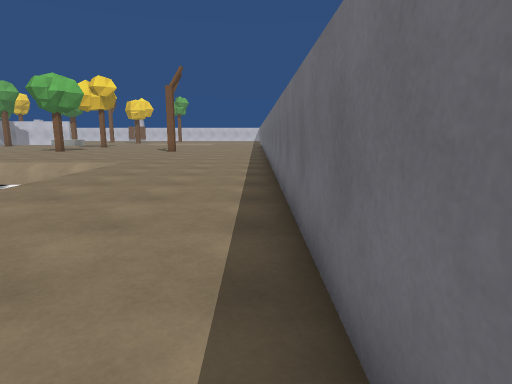
view 1 (above)

22 first-person views from a walk through a Unity game level. The camera is 1.3 m above the floor, tilts 10° down and sees 75° across. The floor is counted in squares, 1 m on a side. Each view is taken from the middle of a square. On the plan, view 1 faces up. The plan holds only what a view shows up to about 14 squares ahead; the rest is blank. The place goes on beyond the plan. The player is left out. Some surface patterns are stand-ins.

view 2
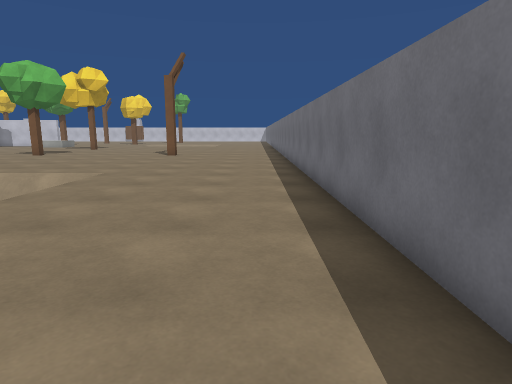

view 3
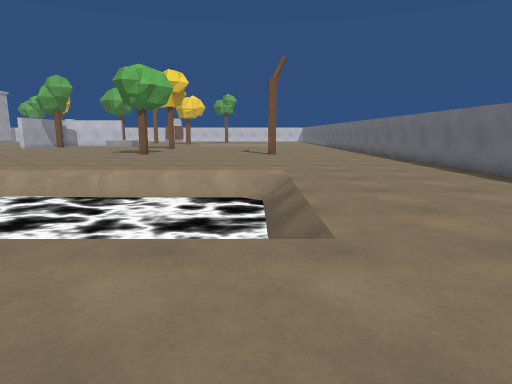

view 4
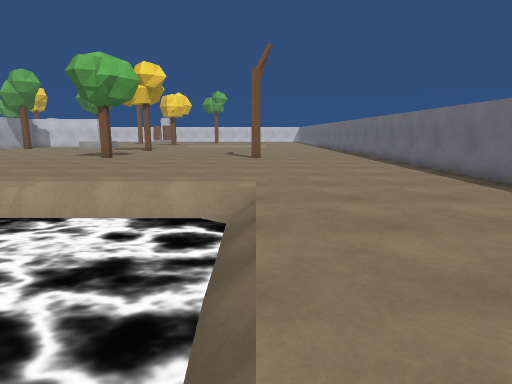

view 5
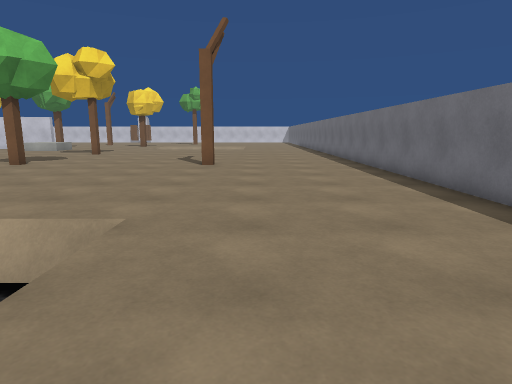

view 6
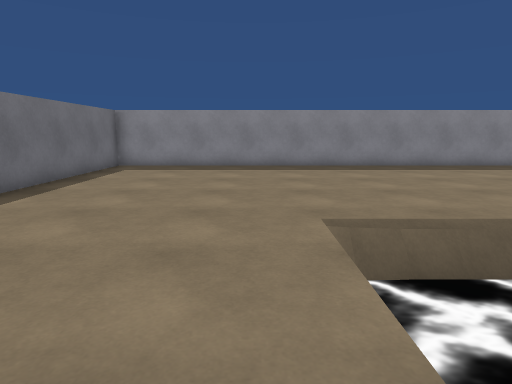

view 7
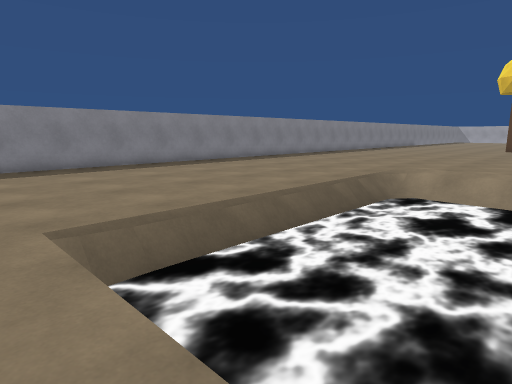

view 8
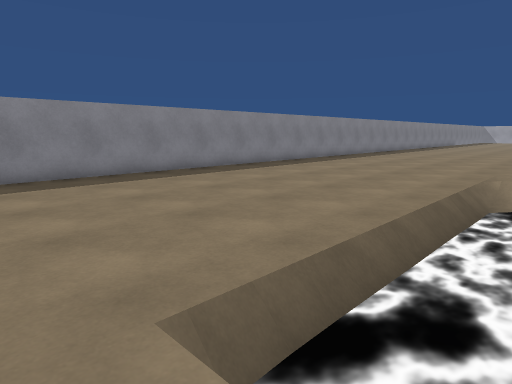

view 9
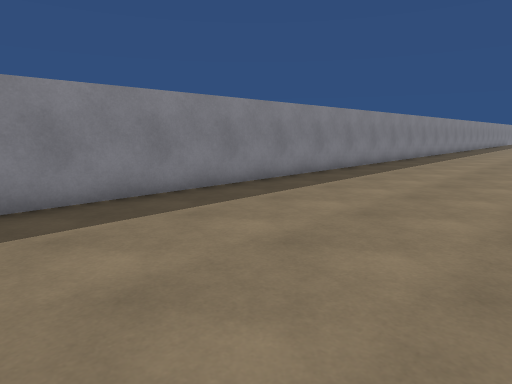

view 10
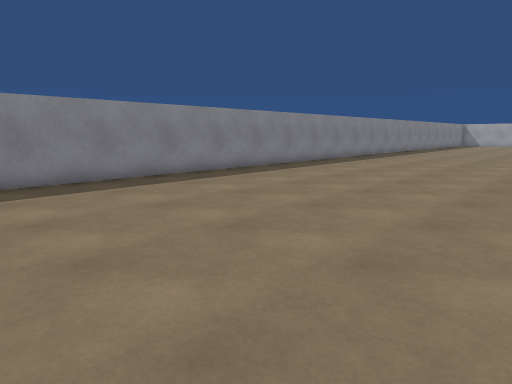

view 11
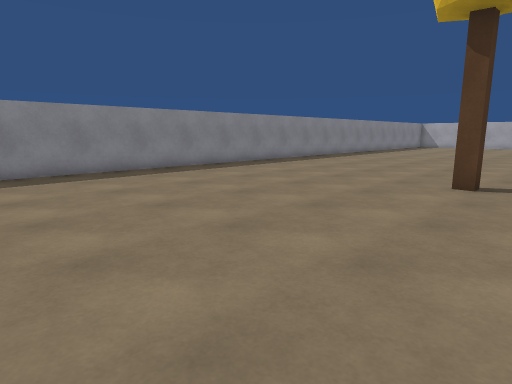

view 12
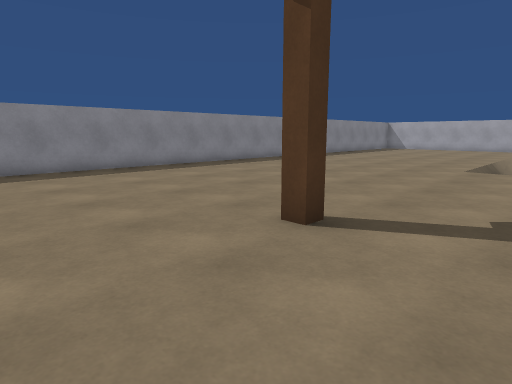

view 13
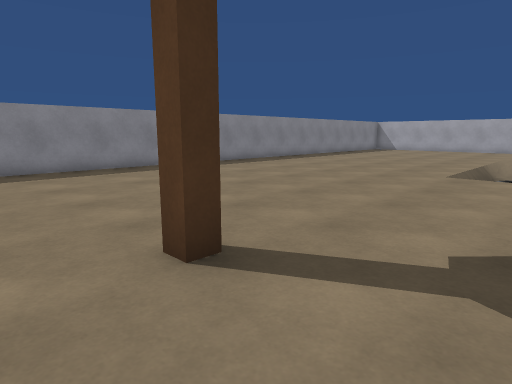

view 14
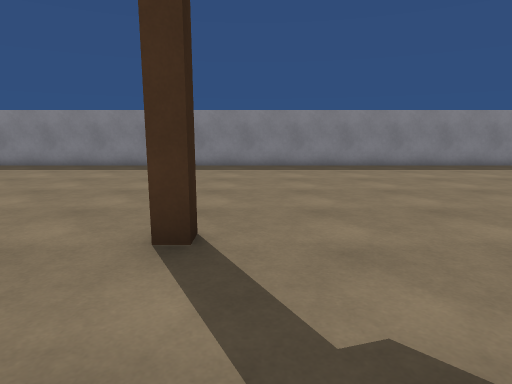

view 15
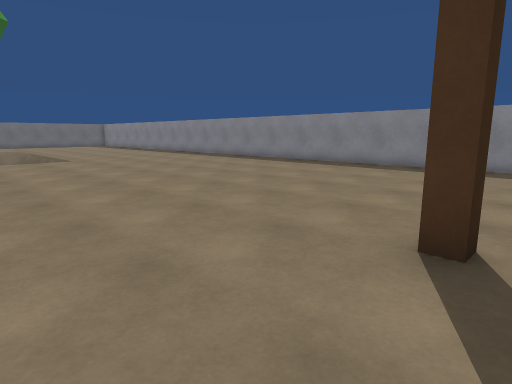

view 16
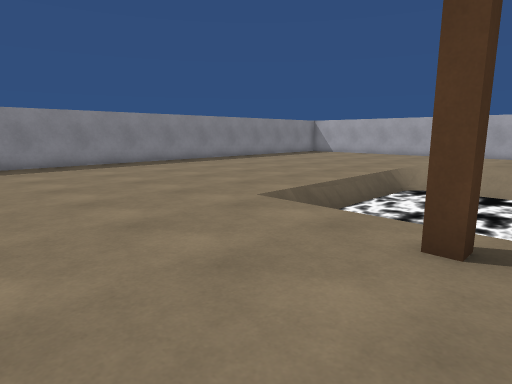

view 17
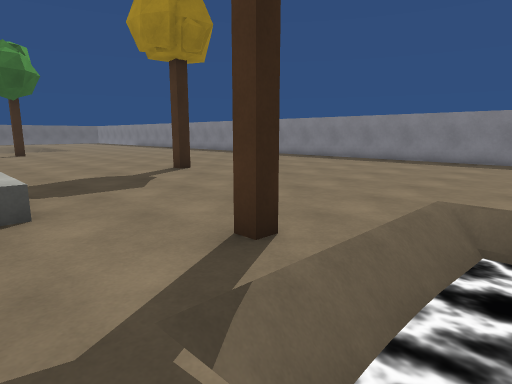

view 18
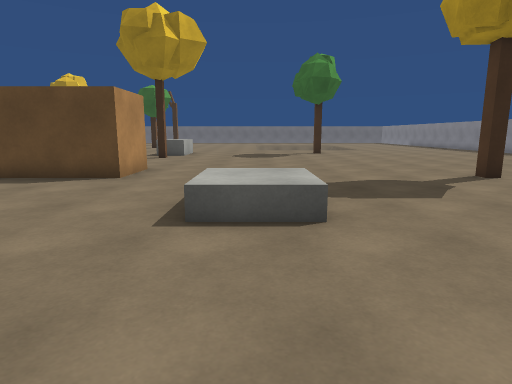

view 19
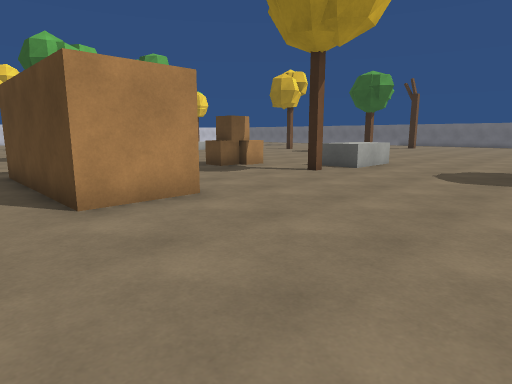

view 20
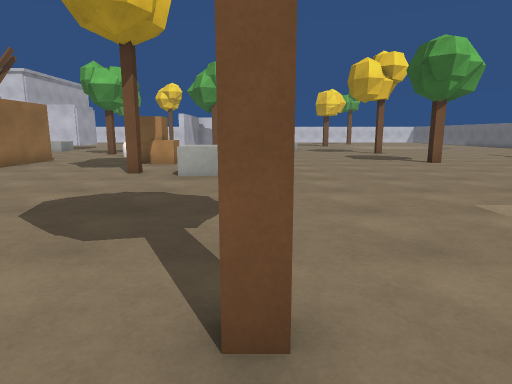

view 21
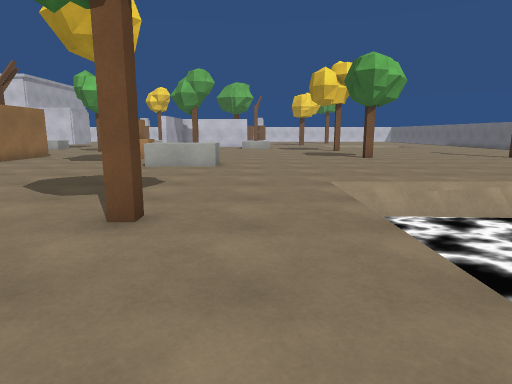

view 22
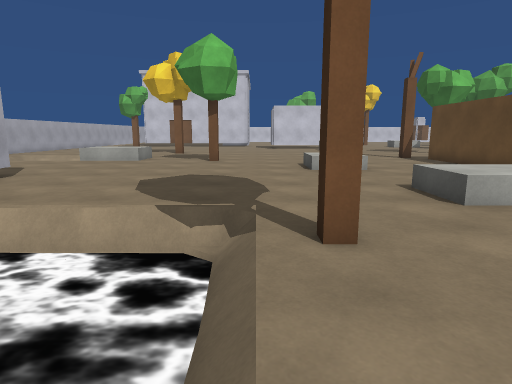

### Floor plan
Key: @ floor where view 1 was taken; # wall or solid block; . floor; / step, stairs or slope; = window, fence, low wall or low ledge; ~ liquid the walk can cross; ≈ liquid the walk keeps out of; ^ raised ledge; v drop or lower ground; O other object.
Columns run from 46 left of view 1 to 1 right of it. Each row starts with its distance up from view 1.
 23            .###.....O     .....................#
 22 ...../  .. .###.......    .....................#
 21 ...../  ....#  .......^   .....................#
 20 ...../ /....#  .....#.^ ^......................#
 19 ...... .....###.......^^^......................#
 18 ...............................................#
 17 ...............................................#
 16 .......^^^.....................................#
 15 .......^^^..................=≈≈≈≈≈≈≈≈≈≈v.......#
 14 ≈≈≈....^^^................../ ≈≈≈≈≈≈≈≈≈≈v......#
 13 ≈≈≈...............  ......../ ≈≈≈≈≈≈≈≈≈≈v......#
 12 ≈≈≈.#.............   ......./ ≈≈≈≈≈≈≈≈≈≈v......#
 11 ≈≈≈.....................#.../ ≈≈≈≈≈≈≈≈≈≈v......#
 10  ≈≈........................./~≈≈≈≈≈≈≈≈≈≈v......#
  9   ≈........................./~≈≈≈≈≈≈≈≈≈≈v......#
  8 ≈≈≈.........#.............../~≈≈≈≈≈≈≈≈≈≈v......#
  7 ............................/=vvvvvvvvvv=......#
  6 ...............................................#
  5 ...............................................#
  4 ...............................................#
  3 ...............................................#
  2 ...............................................#
  1  ..............................................#
  0   ............................................@#
 -1  ..............................................#
 -2  ###############################################

Where each view was taken, in squares from view 1:
view 1: 0 up, 0 right, facing up
view 2: 4 up, 1 left, facing up
view 3: 3 up, 7 left, facing up
view 4: 6 up, 6 left, facing up
view 5: 10 up, 4 left, facing up
view 6: 12 up, 5 left, facing down
view 7: 12 up, 5 left, facing down-left
view 8: 9 up, 5 left, facing down-left
view 9: 5 up, 11 left, facing down-left
view 10: 8 up, 19 left, facing down-left
view 11: 10 up, 25 left, facing down-left
view 12: 11 up, 30 left, facing down-left
view 13: 11 up, 32 left, facing down-left
view 14: 12 up, 35 left, facing down
view 15: 12 up, 35 left, facing down-right
view 16: 13 up, 38 left, facing down-left
view 17: 15 up, 45 left, facing down-right
view 18: 15 up, 44 left, facing right
view 19: 13 up, 36 left, facing up-right
view 20: 9 up, 22 left, facing up
view 21: 6 up, 20 left, facing up
view 22: 8 up, 43 left, facing up
